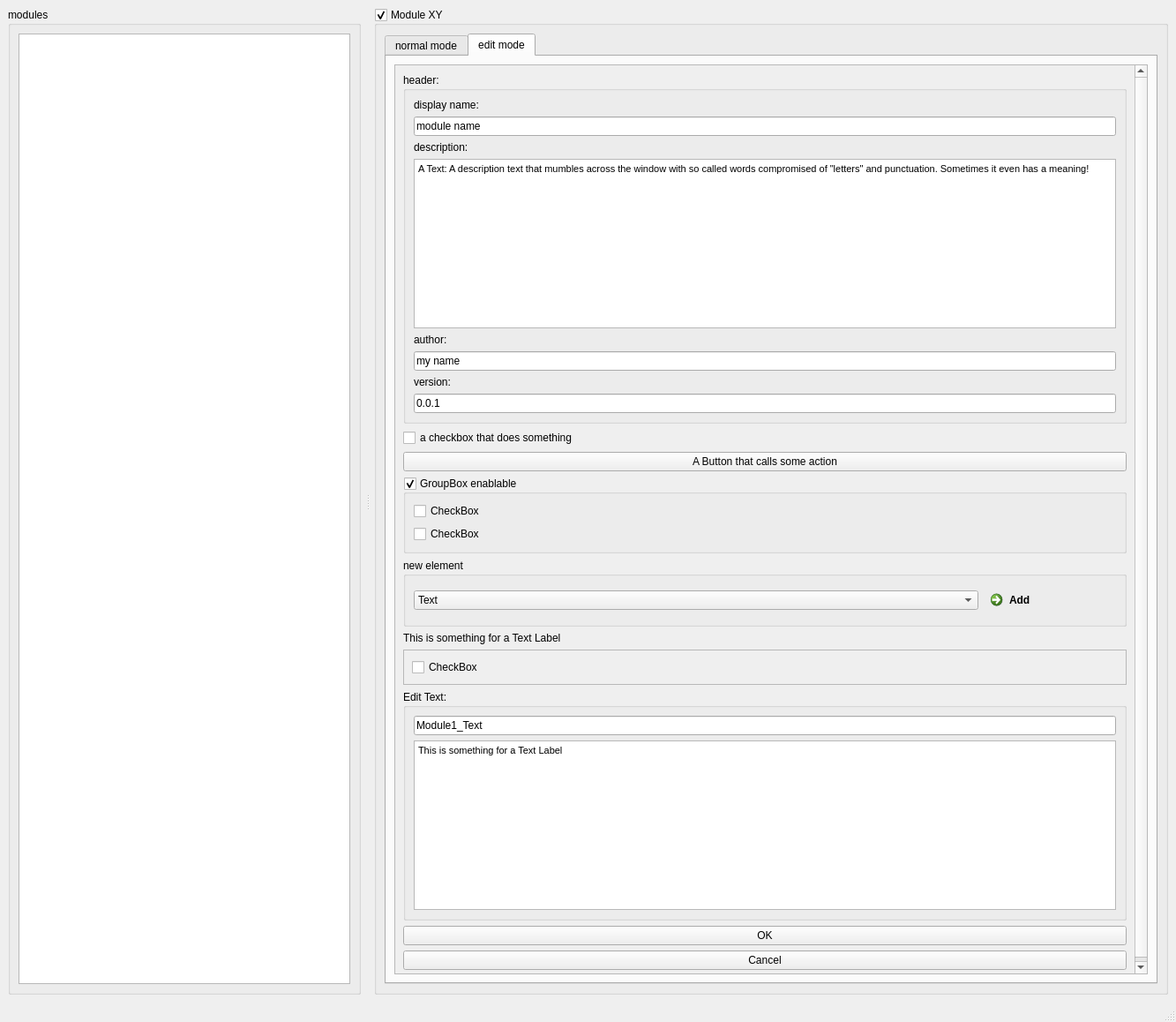
<?xml version="1.0" encoding="UTF-8"?>
<ui version="4.0">
 <class>MainWindow</class>
 <widget class="QMainWindow" name="MainWindow">
  <property name="geometry">
   <rect>
    <x>0</x>
    <y>0</y>
    <width>1333</width>
    <height>1158</height>
   </rect>
  </property>
  <property name="windowTitle">
   <string>MainWindow</string>
  </property>
  <widget class="QWidget" name="centralwidget">
   <layout class="QGridLayout" name="gridLayout">
    <item row="0" column="0">
     <widget class="QSplitter" name="splitter">
      <property name="autoFillBackground">
       <bool>false</bool>
      </property>
      <property name="frameShape">
       <enum>QFrame::Box</enum>
      </property>
      <property name="frameShadow">
       <enum>QFrame::Plain</enum>
      </property>
      <property name="lineWidth">
       <number>0</number>
      </property>
      <property name="midLineWidth">
       <number>1</number>
      </property>
      <property name="orientation">
       <enum>Qt::Horizontal</enum>
      </property>
      <property name="opaqueResize">
       <bool>false</bool>
      </property>
      <property name="handleWidth">
       <number>15</number>
      </property>
      <property name="childrenCollapsible">
       <bool>false</bool>
      </property>
      <widget class="QGroupBox" name="groupBox">
       <property name="minimumSize">
        <size>
         <width>150</width>
         <height>0</height>
        </size>
       </property>
       <property name="maximumSize">
        <size>
         <width>400</width>
         <height>16777215</height>
        </size>
       </property>
       <property name="title">
        <string>modules</string>
       </property>
       <layout class="QVBoxLayout" name="verticalLayout">
        <item>
         <widget class="QListView" name="listView2"/>
        </item>
       </layout>
      </widget>
      <widget class="QGroupBox" name="groupBox_2">
       <property name="enabled">
        <bool>true</bool>
       </property>
       <property name="autoFillBackground">
        <bool>false</bool>
       </property>
       <property name="title">
        <string>Module XY</string>
       </property>
       <property name="checkable">
        <bool>true</bool>
       </property>
       <layout class="QVBoxLayout" name="verticalLayout_2">
        <item>
         <widget class="QTabWidget" name="tabWidget">
          <property name="currentIndex">
           <number>1</number>
          </property>
          <widget class="QWidget" name="tab">
           <attribute name="title">
            <string>normal mode</string>
           </attribute>
           <layout class="QVBoxLayout" name="verticalLayout_7">
            <item>
             <widget class="QScrollArea" name="scrollArea">
              <property name="verticalScrollBarPolicy">
               <enum>Qt::ScrollBarAsNeeded</enum>
              </property>
              <property name="horizontalScrollBarPolicy">
               <enum>Qt::ScrollBarAsNeeded</enum>
              </property>
              <property name="widgetResizable">
               <bool>true</bool>
              </property>
              <widget class="QWidget" name="scrollAreaWidgetContents">
               <property name="geometry">
                <rect>
                 <x>0</x>
                 <y>0</y>
                 <width>800</width>
                 <height>904</height>
                </rect>
               </property>
               <layout class="QVBoxLayout" name="verticalLayout_4">
                <item>
                 <widget class="QLabel" name="label">
                  <property name="text">
                   <string>A Text: A description text that mumbles across the window with so called words compromised of &quot;letters&quot; and punctuation. Sometimes it even has a meaning!</string>
                  </property>
                  <property name="wordWrap">
                   <bool>true</bool>
                  </property>
                 </widget>
                </item>
                <item>
                 <widget class="QCheckBox" name="checkBox_4">
                  <property name="text">
                   <string>a checkbox that does something</string>
                  </property>
                 </widget>
                </item>
                <item>
                 <widget class="QPushButton" name="pushButton">
                  <property name="text">
                   <string>A Button that calls some action</string>
                  </property>
                 </widget>
                </item>
                <item>
                 <widget class="QGroupBox" name="groupBox_3">
                  <property name="title">
                   <string>GroupBox enablable</string>
                  </property>
                  <property name="flat">
                   <bool>false</bool>
                  </property>
                  <property name="checkable">
                   <bool>true</bool>
                  </property>
                  <layout class="QVBoxLayout" name="verticalLayout_3">
                   <item>
                    <widget class="QCheckBox" name="checkBox_5">
                     <property name="text">
                      <string>CheckBox</string>
                     </property>
                    </widget>
                   </item>
                   <item>
                    <widget class="QCheckBox" name="checkBox_6">
                     <property name="text">
                      <string>CheckBox</string>
                     </property>
                    </widget>
                   </item>
                  </layout>
                 </widget>
                </item>
                <item>
                 <spacer name="verticalSpacer_2">
                  <property name="orientation">
                   <enum>Qt::Vertical</enum>
                  </property>
                  <property name="sizeHint" stdset="0">
                   <size>
                    <width>20</width>
                    <height>40</height>
                   </size>
                  </property>
                 </spacer>
                </item>
               </layout>
              </widget>
             </widget>
            </item>
           </layout>
          </widget>
          <widget class="QWidget" name="tab_2">
           <attribute name="title">
            <string>edit mode</string>
           </attribute>
           <layout class="QVBoxLayout" name="verticalLayout_12">
            <item>
             <widget class="QScrollArea" name="scrollArea_2">
              <property name="verticalScrollBarPolicy">
               <enum>Qt::ScrollBarAsNeeded</enum>
              </property>
              <property name="horizontalScrollBarPolicy">
               <enum>Qt::ScrollBarAsNeeded</enum>
              </property>
              <property name="widgetResizable">
               <bool>true</bool>
              </property>
              <widget class="QWidget" name="scrollAreaWidgetContents_2">
               <property name="geometry">
                <rect>
                 <x>0</x>
                 <y>0</y>
                 <width>766</width>
                 <height>1540</height>
                </rect>
               </property>
               <layout class="QVBoxLayout" name="verticalLayout_8">
                <item>
                 <widget class="QGroupBox" name="groupBox_4">
                  <property name="font">
                   <font>
                    <weight>50</weight>
                    <bold>false</bold>
                    <strikeout>false</strikeout>
                   </font>
                  </property>
                  <property name="title">
                   <string>header:</string>
                  </property>
                  <property name="flat">
                   <bool>false</bool>
                  </property>
                  <layout class="QVBoxLayout" name="verticalLayout_6">
                   <item>
                    <widget class="QLabel" name="label_3">
                     <property name="text">
                      <string>display name:</string>
                     </property>
                    </widget>
                   </item>
                   <item>
                    <widget class="QLineEdit" name="lineEdit">
                     <property name="text">
                      <string>module name</string>
                     </property>
                    </widget>
                   </item>
                   <item>
                    <widget class="QLabel" name="label_2">
                     <property name="text">
                      <string>description:</string>
                     </property>
                    </widget>
                   </item>
                   <item>
                    <widget class="QTextEdit" name="textEdit">
                     <property name="sizePolicy">
                      <sizepolicy hsizetype="Expanding" vsizetype="Maximum">
                       <horstretch>0</horstretch>
                       <verstretch>0</verstretch>
                      </sizepolicy>
                     </property>
                     <property name="html">
                      <string>&lt;!DOCTYPE HTML PUBLIC &quot;-//W3C//DTD HTML 4.0//EN&quot; &quot;http://www.w3.org/TR/REC-html40/strict.dtd&quot;&gt;
&lt;html&gt;&lt;head&gt;&lt;meta name=&quot;qrichtext&quot; content=&quot;1&quot; /&gt;&lt;style type=&quot;text/css&quot;&gt;
p, li { white-space: pre-wrap; }
&lt;/style&gt;&lt;/head&gt;&lt;body style=&quot; font-family:'MS Shell Dlg 2'; font-size:8.25pt; font-weight:400; font-style:normal;&quot;&gt;
&lt;p style=&quot; margin-top:0px; margin-bottom:0px; margin-left:0px; margin-right:0px; -qt-block-indent:0; text-indent:0px;&quot;&gt;&lt;span style=&quot; font-size:8pt;&quot;&gt;A Text: A description text that mumbles across the window with so called words compromised of &amp;quot;letters&amp;quot; and punctuation. Sometimes it even has a meaning!&lt;/span&gt;&lt;/p&gt;&lt;/body&gt;&lt;/html&gt;</string>
                     </property>
                    </widget>
                   </item>
                   <item>
                    <widget class="QLabel" name="label_5">
                     <property name="text">
                      <string>author:</string>
                     </property>
                    </widget>
                   </item>
                   <item>
                    <widget class="QLineEdit" name="lineEdit_3">
                     <property name="text">
                      <string>my name</string>
                     </property>
                    </widget>
                   </item>
                   <item>
                    <widget class="QLabel" name="label_6">
                     <property name="text">
                      <string>version:</string>
                     </property>
                    </widget>
                   </item>
                   <item>
                    <widget class="QLineEdit" name="lineEdit_4">
                     <property name="text">
                      <string>0.0.1</string>
                     </property>
                    </widget>
                   </item>
                  </layout>
                 </widget>
                </item>
                <item>
                 <widget class="QCheckBox" name="checkBox_7">
                  <property name="text">
                   <string>a checkbox that does something</string>
                  </property>
                 </widget>
                </item>
                <item>
                 <widget class="QPushButton" name="pushButton_3">
                  <property name="text">
                   <string>A Button that calls some action</string>
                  </property>
                 </widget>
                </item>
                <item>
                 <widget class="QGroupBox" name="groupBox_6">
                  <property name="title">
                   <string>GroupBox enablable</string>
                  </property>
                  <property name="flat">
                   <bool>false</bool>
                  </property>
                  <property name="checkable">
                   <bool>true</bool>
                  </property>
                  <layout class="QVBoxLayout" name="verticalLayout_9">
                   <item>
                    <widget class="QCheckBox" name="checkBox_8">
                     <property name="text">
                      <string>CheckBox</string>
                     </property>
                    </widget>
                   </item>
                   <item>
                    <widget class="QCheckBox" name="checkBox_9">
                     <property name="text">
                      <string>CheckBox</string>
                     </property>
                    </widget>
                   </item>
                  </layout>
                 </widget>
                </item>
                <item>
                 <widget class="QGroupBox" name="groupBox_7">
                  <property name="title">
                   <string>new element</string>
                  </property>
                  <layout class="QHBoxLayout" name="horizontalLayout_2">
                   <item>
                    <widget class="QComboBox" name="comboBox_2">
                     <item>
                      <property name="text">
                       <string>Text</string>
                      </property>
                     </item>
                     <item>
                      <property name="text">
                       <string>CheckBox</string>
                      </property>
                     </item>
                     <item>
                      <property name="text">
                       <string>Include</string>
                      </property>
                     </item>
                     <item>
                      <property name="text">
                       <string>GroupBox</string>
                      </property>
                     </item>
                    </widget>
                   </item>
                   <item>
                    <widget class="QCommandLinkButton" name="commandLinkButton_2">
                     <property name="maximumSize">
                      <size>
                       <width>150</width>
                       <height>16777215</height>
                      </size>
                     </property>
                     <property name="text">
                      <string>Add</string>
                     </property>
                    </widget>
                   </item>
                  </layout>
                 </widget>
                </item>
                <item>
                 <widget class="QLabel" name="label_4">
                  <property name="text">
                   <string>This is something for a Text Label</string>
                  </property>
                 </widget>
                </item>
                <item>
                 <widget class="QFrame" name="frame_2">
                  <property name="frameShape">
                   <enum>QFrame::StyledPanel</enum>
                  </property>
                  <property name="frameShadow">
                   <enum>QFrame::Raised</enum>
                  </property>
                  <layout class="QVBoxLayout" name="verticalLayout_10">
                   <item>
                    <widget class="QCheckBox" name="checkBox_2">
                     <property name="text">
                      <string>CheckBox</string>
                     </property>
                    </widget>
                   </item>
                  </layout>
                 </widget>
                </item>
                <item>
                 <widget class="QGroupBox" name="groupBox_8">
                  <property name="title">
                   <string>Edit Text:</string>
                  </property>
                  <layout class="QVBoxLayout" name="verticalLayout_11">
                   <item>
                    <widget class="QLineEdit" name="lineEdit_2">
                     <property name="text">
                      <string>Module1_Text</string>
                     </property>
                    </widget>
                   </item>
                   <item>
                    <widget class="QTextEdit" name="textEdit_2">
                     <property name="enabled">
                      <bool>true</bool>
                     </property>
                     <property name="maximumSize">
                      <size>
                       <width>16777215</width>
                       <height>200</height>
                      </size>
                     </property>
                     <property name="baseSize">
                      <size>
                       <width>0</width>
                       <height>200</height>
                      </size>
                     </property>
                     <property name="html">
                      <string>&lt;!DOCTYPE HTML PUBLIC &quot;-//W3C//DTD HTML 4.0//EN&quot; &quot;http://www.w3.org/TR/REC-html40/strict.dtd&quot;&gt;
&lt;html&gt;&lt;head&gt;&lt;meta name=&quot;qrichtext&quot; content=&quot;1&quot; /&gt;&lt;style type=&quot;text/css&quot;&gt;
p, li { white-space: pre-wrap; }
&lt;/style&gt;&lt;/head&gt;&lt;body style=&quot; font-family:'MS Shell Dlg 2'; font-size:8.25pt; font-weight:400; font-style:normal;&quot;&gt;
&lt;p style=&quot; margin-top:0px; margin-bottom:0px; margin-left:0px; margin-right:0px; -qt-block-indent:0; text-indent:0px;&quot;&gt;&lt;span style=&quot; font-size:8pt;&quot;&gt;This is something for a Text Label&lt;/span&gt;&lt;/p&gt;&lt;/body&gt;&lt;/html&gt;</string>
                     </property>
                    </widget>
                   </item>
                  </layout>
                 </widget>
                </item>
                <item>
                 <widget class="QPushButton" name="pushButton_5">
                  <property name="text">
                   <string>OK</string>
                  </property>
                 </widget>
                </item>
                <item>
                 <widget class="QPushButton" name="pushButton_6">
                  <property name="text">
                   <string>Cancel</string>
                  </property>
                 </widget>
                </item>
                <item>
                 <spacer name="verticalSpacer_3">
                  <property name="orientation">
                   <enum>Qt::Vertical</enum>
                  </property>
                  <property name="sizeHint" stdset="0">
                   <size>
                    <width>20</width>
                    <height>0</height>
                   </size>
                  </property>
                 </spacer>
                </item>
               </layout>
              </widget>
             </widget>
            </item>
           </layout>
          </widget>
         </widget>
        </item>
       </layout>
      </widget>
     </widget>
    </item>
   </layout>
  </widget>
  <widget class="QMenuBar" name="menubar">
   <property name="geometry">
    <rect>
     <x>0</x>
     <y>0</y>
     <width>1333</width>
     <height>38</height>
    </rect>
   </property>
  </widget>
  <widget class="QStatusBar" name="statusbar"/>
 </widget>
 <resources/>
 <connections/>
</ui>
